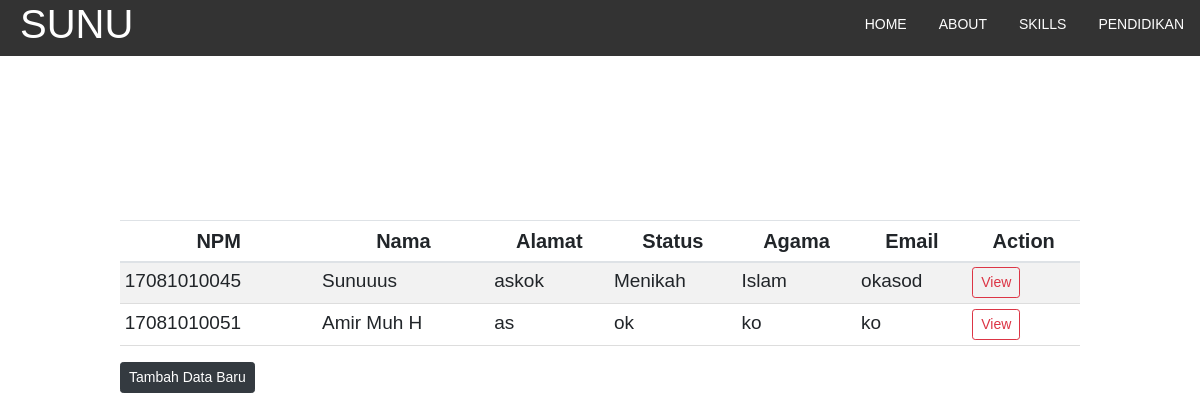
The page / on the database its author committed.
### tables this page shows
CREATE TABLE `biodata` (
  `NPM` varchar(11) NOT NULL,
  `Nama` varchar(30) NOT NULL,
  `Alamat` varchar(50) NOT NULL,
  `Goldar` varchar(3) NOT NULL,
  `Jeiskel` varchar(1) NOT NULL,
  `Status` varchar(15) NOT NULL,
  `Agama` varchar(10) NOT NULL,
  `TL` varchar(20) NOT NULL,
  `Email` varchar(30) NOT NULL,
  `Telp` varchar(20) NOT NULL,
  `Nama2` varchar(50) DEFAULT NULL,
  `motto` varchar(50) DEFAULT NULL,
  `deskripsi1` varchar(300) DEFAULT NULL,
  `deskripsi2` varchar(300) DEFAULT NULL,
  `skill1` varchar(20) DEFAULT NULL,
  `skill2` varchar(20) DEFAULT NULL,
  `skill3` varchar(20) DEFAULT NULL,
  `skill4` varchar(20) DEFAULT NULL,
  `karir` varchar(20) DEFAULT NULL
);

### conn.php (called while the page is built, shortened)
<?php
function connection() {
   $dbServer = 'localhost';
   $dbUser = 'root';
   $dbPass = '';
   $dbName = "tugas5";
   $conn = mysqli_connect($dbServer, $dbUser, $dbPass);
   mysqli_select_db($conn,$dbName);
   return $conn;
}

### index.php (the view, shortened to what this page needs)
<!DOCTYPE html>
<html lang="en" id="home">
<?php
  include ('conn.php');
?>
<head>
    <link rel="stylesheet" href="css/960_12_col.css">
    <link href="assets/css/bootstrap.min.css" rel="stylesheet">
    <link href="assets/css/dashboard.css" rel="stylesheet">
    <link rel="stylesheet" href="css/style.css">
    <link rel="stylesheet" href="https://use.fontawesome.com/releases/v5.6.3/css/all.css">
</head>
<body>
    <div class="container_12">
            <nav>
                    <div class="logo">
                        <h1>Sunu</h1>
                    </div>
                <ul>
                    <li><a href="#riwayat">Pendidikan</a></li>
                    <li><a href="#skill">Skills</a></li>
                    <li><a href="#about">About</a></li>
                    <li><a href="#home">Home</a></li>
                </ul>
            </nav>
        <div class="container_12">
        <div class="table-responsive">
            <table class="table table-striped table-sm">
              <thead>
                <tr>
                  <th>NPM</th>
                  <th>Nama</th>
                  <th>Alamat</th>
                  <th>Status</th>
                  <th>Agama</th>
                  <th>Email</th>
                  <th>Action</th>
                </tr>
              </thead>
              <tbody>
                <?php
                  $query = "SELECT * FROM biodata";
                  $result = mysqli_query(connection(),$query);
                 ?>
                 <?php if(isset($data['nama'])) { ?>
                 <?php }else{ ?>
                  <?php while($data = mysqli_fetch_array($result)): ?>
                  <tr>
                    <td><?php echo $data['NPM'];  ?></td>
                    <td><?php echo $data['Nama'];  ?></td>
                    <td><?php echo $data['Alamat'];  ?></td>
                    <td><?php echo $data['Status'];  ?></td>
                    <td><?php echo $data['Agama'];  ?></td>
                    <td><?php echo $data['Email'];  ?></td>
                    <td>
                      <a href="<?php echo "view.php?npm=".$data['NPM']; ?>" class="btn btn-outline-danger btn-sm"> View</a>
                    </td>
                  </tr>
                 <?php endwhile ?>
                 <?php } ?>
              </tbody>
            </table>
            <a href="<?php echo "form.php"; ?>" class="btn btn-dark btn-sm"> Tambah Data Baru</a>
          </div>
        </div>
</body>
</html>

### css/960_12_col.css (style rules this page uses)
body { min-width: 960px; }
.container_12 { margin-left: auto; margin-right: auto; width: 960px; }
.clearfix:before, .clearfix:after, .container_12:before, .container_12:after { content: '.'; display: block; overflow: hidden; visibility: hidden; font-size: 0; line-height: 0; width: 0; height: 0; }
.clearfix:after, .container_12:after { clear: both; }
.clearfix, .container_12 { zoom: 1; }

### assets/css/dashboard.css (style rules this page uses)
body { font-size: .875rem; }

### css/style.css (style rules this page uses)
html { scroll-behavior: smooth; }
* { font-family: "montserrat", sans-serif; }
.logo { margin-left: 20px; float: left; text-transform: uppercase; }
.logo h1 { color: white; }
nav { background-color: #333; top: 0; left: 0; position: fixed; width: 100%; z-index: 2; }
ul { list-style-type: none; }
li { float: right; }
li a { display: block; color: white; text-align: center; padding: 14px 16px; text-decoration: none; text-transform: uppercase; }
.container_12 { margin-top: 100px; }
table { border-collapse: collapse; width: 100%; margin-top: 20px; }
td { text-align: left; font-size: 19px; }
th { text-align: center; font-size: 20px; }
th, td { padding: 3px; border-bottom: 1px solid #ddd; }

### rows shown on the page
biodata: NPM "17081010045", Nama "Sunuuus", Alamat "askok", Status "Menikah", Agama "Islam", Email "okasod"
biodata: NPM "17081010051", Nama "Amir Muh H", Alamat "as", Status "ok", Agama "ko", Email "ko"
